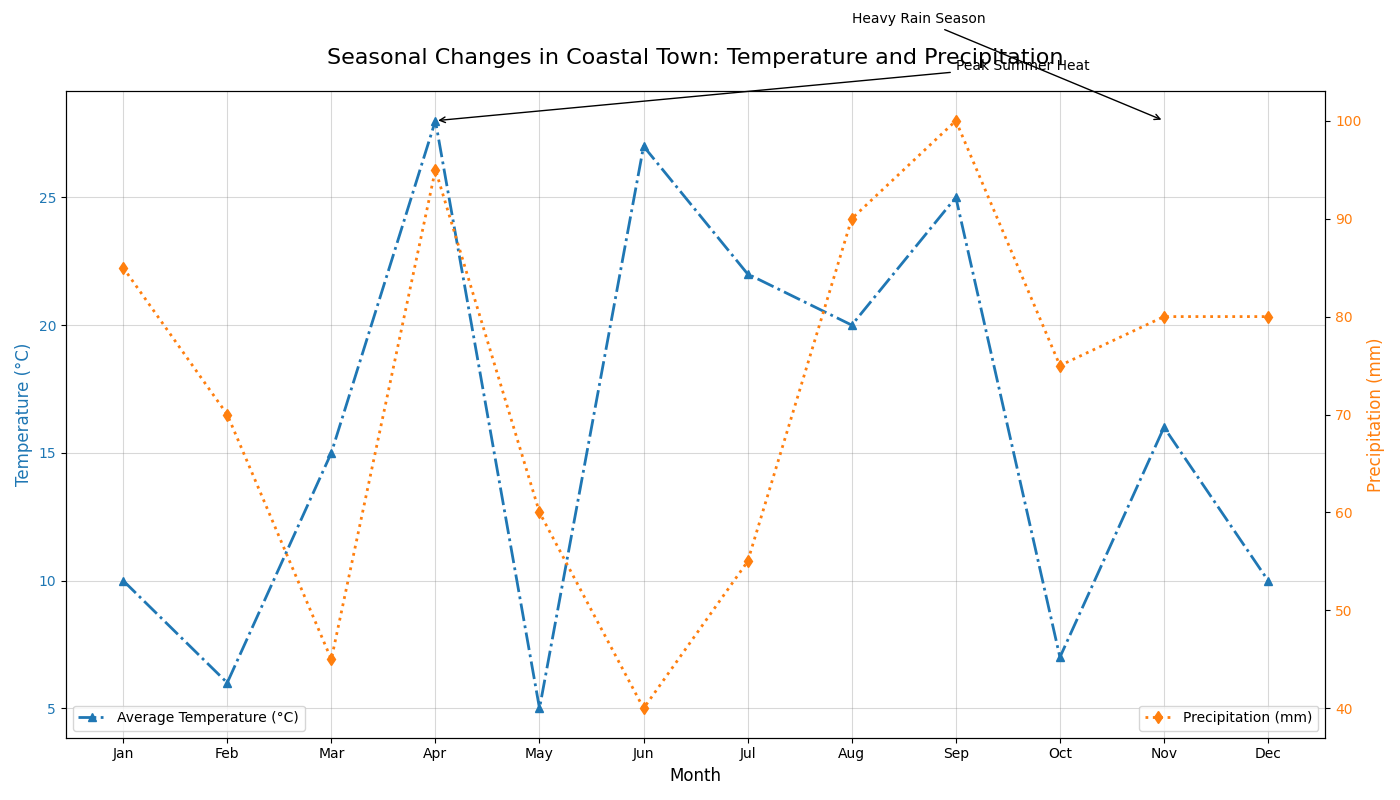

Source code (Python):
import matplotlib.pyplot as plt
import numpy as np

months = np.array(['Jan', 'Feb', 'Mar', 'Apr', 'May', 'Jun', 'Jul', 'Aug', 'Sep', 'Oct', 'Nov', 'Dec'])
# Manually shuffled/altered temperatures and precipitation while maintaining the structure and length
avg_temps = np.array([10, 6, 15, 28, 5, 27, 22, 20, 25, 7, 16, 10])
precipitation = np.array([85, 70, 45, 95, 60, 40, 55, 90, 100, 75, 80, 80])

fig, ax1 = plt.subplots(figsize=(14, 8))

color_temp = 'tab:blue'
color_precip = 'tab:orange'

ax1.plot(months, avg_temps, color=color_temp, marker='^', linestyle='-.', linewidth=2, label='Average Temperature (°C)')
ax1.set_title('Seasonal Changes in Coastal Town: Temperature and Precipitation', fontsize=16, pad=20)
ax1.set_xlabel('Month', fontsize=12)
ax1.set_ylabel('Temperature (°C)', fontsize=12, color=color_temp)
ax1.tick_params(axis='y', labelcolor=color_temp)

ax2 = ax1.twinx()
ax2.plot(months, precipitation, color=color_precip, marker='d', linestyle=':', linewidth=2, label='Precipitation (mm)')
ax2.set_ylabel('Precipitation (mm)', fontsize=12, color=color_precip)
ax2.tick_params(axis='y', labelcolor=color_precip)

ax1.legend(loc='lower left')
ax2.legend(loc='lower right')
ax1.grid(True, linestyle='-', color='gray', alpha=0.3)

ax1.annotate('Peak Summer Heat', xy=('Apr', 28), xytext=('Sep', 30),
             arrowprops=dict(facecolor='red', arrowstyle='->'), fontsize=10)
ax2.annotate('Heavy Rain Season', xy=('Nov', 100), xytext=('Aug', 110),
             arrowprops=dict(facecolor='blue', arrowstyle='->'), fontsize=10)

plt.tight_layout()
plt.show()
